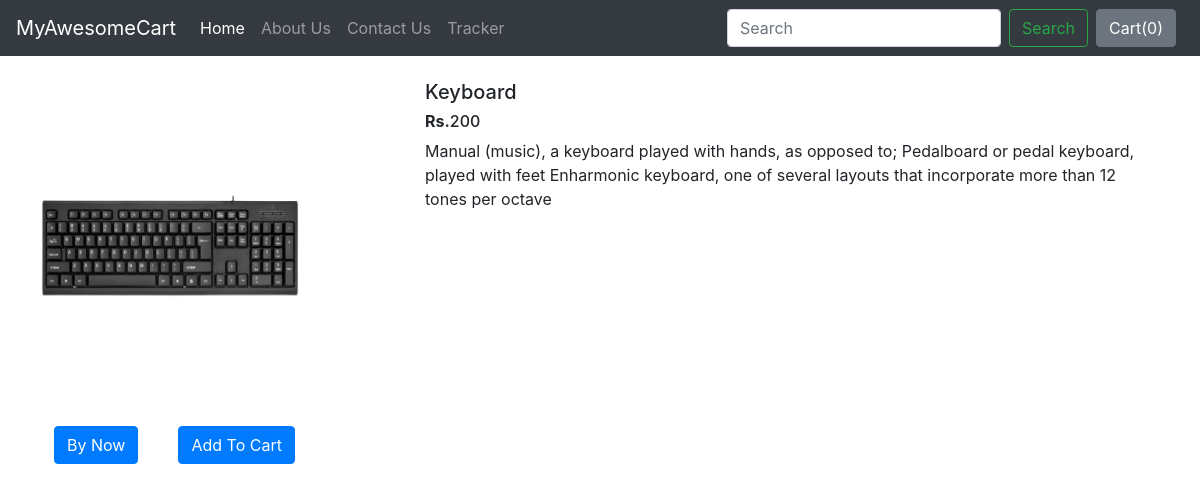
/shop/products/18, run on the app's committed database.
### Shop/models.py (models this page shows, shortened)
class Product(models.Model):
    product_id = models.AutoField
    product_name = models.CharField(max_length=50)
    category = models.CharField(max_length=50,default="")
    subCategory = models.CharField(max_length=50,default="")
    price = models.IntegerField(default=0)
    desc = models.CharField(max_length=300)
    pub_date = models.DateField()
    image = models.ImageField(upload_to="Shop/Images",default="")

### Shop/views.py (the view)
# urls.py: path('products/<int:myid>',views.productView,name="ProductView"),
def productView(request,myid):
    product = Product.objects.filter(id=myid)
    return render(request,"shop/productView.html",{'product':product[0]})

### Shop/templates/shop/productView.html (shortened to what this page needs)
{% extends "Shop/base.html" %}
{% block body %}
<div class="container my-4">
    <div class="row">
    <div class="col-md-4">
    <div class="row">
         <img src ="/media/{{product.image}}" width="280px" height="330px">
        </div>
        <div class="row">
            <button type="button " class="btn btn-primary mt-3 mx-4">By Now</button>
            <button type="button " class="btn btn-primary mt-3 mx-3">Add To Cart</button>
        </div>
    </div>
    <div class="col-md-8">
        <h5>{{product.product_name}}</h5>
        <h6><b>Rs.</b>{{product.price}}</h6>
        <p>{{product.desc}}</p>
    </div>
</div>
</div>
{% endblock %}

### data on the page
Product: image (picture), product_name "Keyboard", price "200", desc "Manual (music), a keyboard played with hands, as opposed to; Pedalboard or pedal keyboard, played with feet Enharmonic keyboard, one of several layouts that incorporate more than 12 tones per octave"
